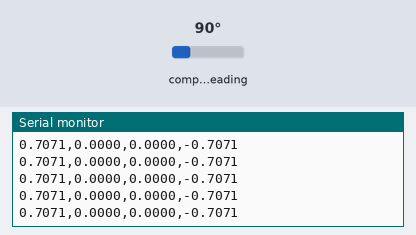
Simulated run of this sketch. Board: Arduino Uno, built with avr-gcc and run on an emulated ATmega328P. Parts: the last lines printed to the serial monitor. The inputs (shaded band) are chosen by the test bench; at power-on: compass heading 90°.

Above: at 2.2 s.
2.3 s: compass heading set to 7°
At 2.33 s:
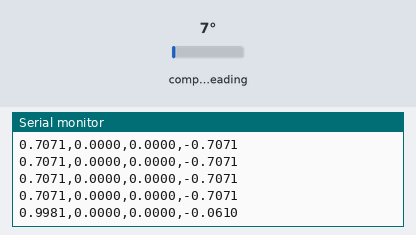
3.8 s: compass heading set to 180°
At 3.81 s:
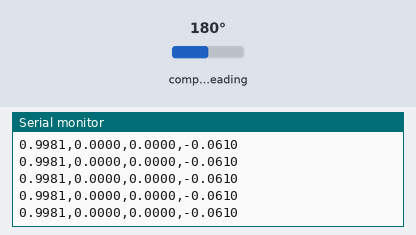
Timing chart, 0 to 6.8 s (numbered marks = the images above; inputs shaded):
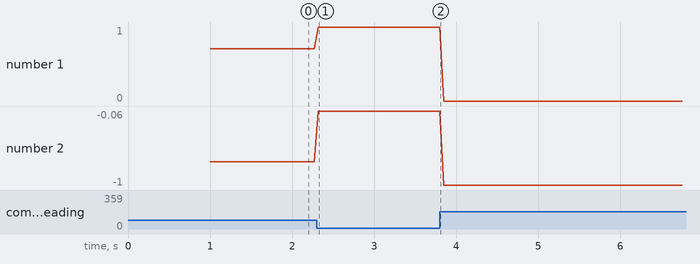

Measured:
- after the input at 2.3 s, the serial monitor: prints a new line at once (image 1)
- plotted number 1: 0.71 → 1 after the input at 2.3 s
- plotted number 2: -0.71 → -0.06 after the input at 2.3 s, -0.06 → -1 after the input at 3.8 s

The sketch:

BNO055_Test.ino
```cpp
#include <Wire.h>
#include <Adafruit_Sensor.h>
#include <Adafruit_BNO055.h>
#include <utility/imumaths.h>

Adafruit_BNO055 bno = Adafruit_BNO055(55, 0x28);

void setup() {
  Serial.begin(115200);
  while (!Serial) delay(10);

  if (!bno.begin()) {
    // Si falla, no podemos simplemente "congelarnos" en silencio como antes --
    // ahora que Unity va a depender de este puerto, es mejor seguir enviando
    // un mensaje de error reconocible, por si en el futuro Unity quiere detectarlo.
    while (1) {
      Serial.println("ERROR_BNO055_NOT_FOUND");
      delay(1000);
    }
  }

  delay(1000);
  bno.setExtCrystalUse(true);
}

void loop() {
  // getQuat() devuelve un objeto imu::Quaternion con 4 componentes: w, x, y, z
  imu::Quaternion quat = bno.getQuat();

  // Armamos el mensaje en el formato acordado: w,x,y,z
  // print() con 4 decimales de precisión es suficiente para nuestro propósito
  // (más decimales no aportan precisión real dado el ruido natural del sensor).
  Serial.print(quat.w(), 4);
  Serial.print(",");
  Serial.print(quat.x(), 4);
  Serial.print(",");
  Serial.print(quat.y(), 4);
  Serial.print(",");
  Serial.println(quat.z(), 4); // println (no print) para que termine con salto de línea

  delay(50); // ~20 mensajes por segundo -- buena frecuencia para movimiento humano
}
```
